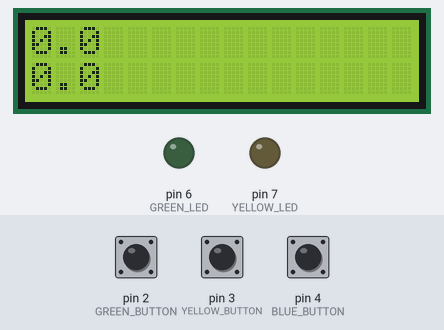
This sketch was run on a simulated Arduino Uno, built with avr-gcc and run on an emulated ATmega328P. Parts: 16×2 character LCD, output pins drawn as LEDs (lit = HIGH). Inputs (shaded band) come from the test bench; at power-on: pin 2 (GREEN_BUTTON) HIGH, pin 3 (YELLOW_BUTTON) HIGH, pin 4 (BLUE_BUTTON) HIGH.

Above: at 1.3 s.
1.4 s: pin 2 (GREEN_BUTTON) pulled LOW for 0.15 s
At 2.09 s:
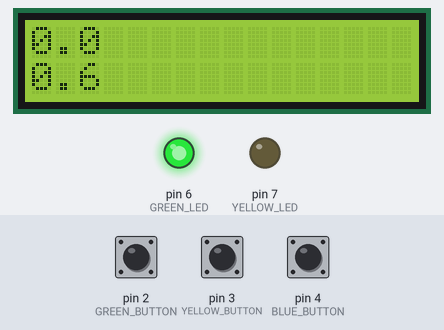
2.1 s: pin 3 (YELLOW_BUTTON) pulled LOW for 0.15 s
At 2.21 s:
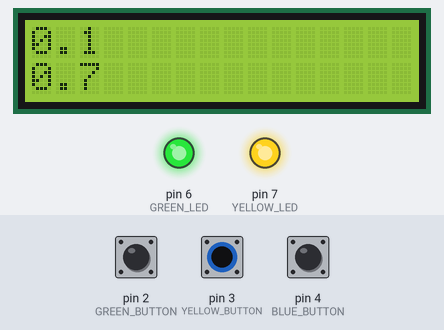
2.8 s: pin 2 (GREEN_BUTTON) pulled LOW for 1 s
At 2.91 s:
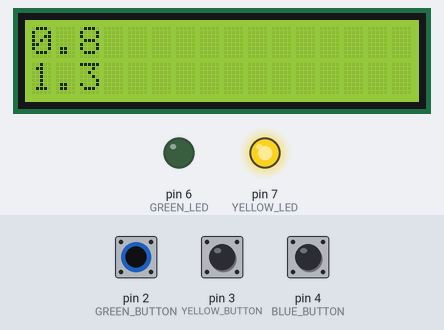
4.4 s: pin 4 (BLUE_BUTTON) pulled LOW for 0.15 s
At 5.1 s:
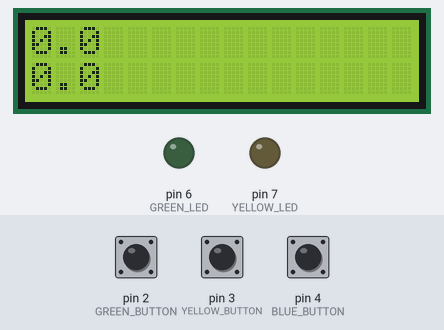
6.0 s: pin 3 (YELLOW_BUTTON) pulled LOW for 1 s
At 6.11 s:
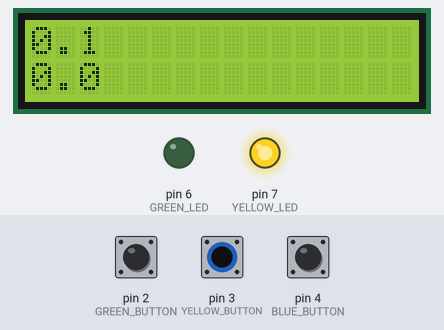
7.6 s: pin 4 (BLUE_BUTTON) pulled LOW for 1 s
At 7.63 s:
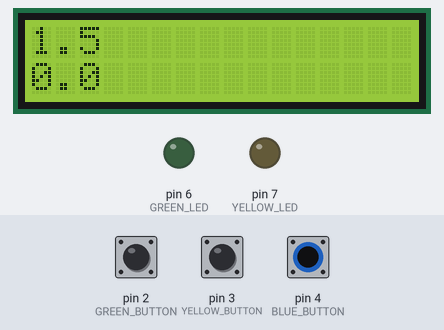
Timing chart, 0 to 10.6 s (numbered marks = the images above; inputs shaded):
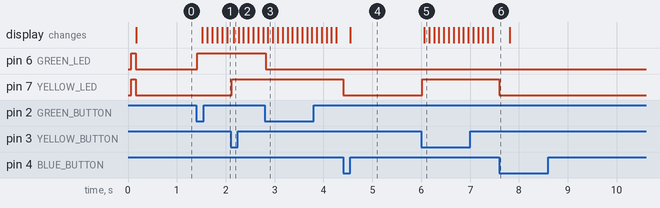

Measured:
- after the input at 1.4 s, pin 6 (GREEN_LED): LOW → HIGH at once; the display: first changes after 0.12 s (image 1 shows a later state)
- after the input at 2.1 s, pin 7 (YELLOW_LED): LOW → HIGH at once
- after the input at 2.8 s, pin 6 (GREEN_LED): HIGH → LOW at once
- after the input at 4.4 s, pin 7 (YELLOW_LED): HIGH → LOW at once
- after the input at 6.0 s, pin 7 (YELLOW_LED): LOW → HIGH at once; the display: changes after 0.06 s (image 5)
- after the input at 7.6 s, pin 7 (YELLOW_LED): HIGH → LOW at once

The sketch:

TwoTimersSFRs.ino
```cpp
#include <LiquidCrystal.h>

/***  LCD ***/
LiquidCrystal lcd(13, 12, 11, 10, 9, 8);
#define LINE_1 0
#define LINE_2 1

#define GREEN_BUTTON 2
#define YELLOW_BUTTON 3
#define BLUE_BUTTON 4

#define GREEN_LED 6
#define YELLOW_LED 7
//timer 2 for green use 0.001s

//prescaler timer1, legal values 0-65536
//1-----  1,600,000
//8-----  200,000
//64----  25,000
//256---  6250
//1024--  1562.5
//prescaler timer2, legal values 0-256
//8-----  2000
//32----- 500
//64----  250


// Counter and compare values
#define TIMER1_START  0
#define TIMER1_COMPARE  25000

// Counter and compare values
#define TIMER2_START  0
#define TIMER2_COMPARE  250

/*** Interrupt flags ***/
volatile int mainEventFlags = 0;
#define GREEN_BUTTON_FLAG 0x01
#define YELLOW_BUTTON_FLAG 0x02

unsigned long yellowTimerTenths = 0;
uint8_t isyellowTimerRunning = 0;

unsigned long greenTimerTenths = 0;
uint8_t isgreenTimerRunning = 0;

//unsigned long priorTimeMs = 0;

void setup() {
  Serial.begin(9600);
  lcd.begin(16, 2);

  pinMode(YELLOW_BUTTON, INPUT_PULLUP);
  pinMode(GREEN_BUTTON, INPUT_PULLUP);
  pinMode(BLUE_BUTTON, INPUT_PULLUP);

  attachInterrupt(digitalPinToInterrupt(GREEN_BUTTON), green_pushbutton_isr, FALLING);
  attachInterrupt(digitalPinToInterrupt(YELLOW_BUTTON), yellow_pushbutton_isr, FALLING);

  pinMode(GREEN_LED, OUTPUT);
  pinMode(YELLOW_LED, OUTPUT);


  //Timer 1 set up
  TCCR1A = 0;                   // Reset Timer1 Control Reg A
  TCCR1B &= ~_BV(CS12);          // Set to prescaler of 64
  TCCR1B |= _BV(CS11);
  TCCR1B |= _BV(CS10);
  TCNT1 = TIMER1_START;         // Reset Timer1 and set compare value
  OCR1A = TIMER1_COMPARE;
  TIMSK1 = _BV(OCIE1A);         // Enable Timer1 overflow interrupt


  //Timer 2 set up
  TCCR2A = 0;                   // Reset Timer2 Control Reg A
  TCCR2B |= _BV(CS22);          // Set to prescaler of 64
  TCCR2B &= ~_BV(CS21);
  TCCR2B &= ~_BV(CS20);
  TCNT2 = TIMER2_START;         // Reset Timer1 and set compare value
  OCR2A = TIMER2_COMPARE;
  TIMSK2 = _BV(OCIE2A);         // Enable Timer1 overflow interrupt

  sei();                        // Enable global interrupts

  digitalWrite(GREEN_LED, HIGH);
  digitalWrite(YELLOW_LED, HIGH);
  delay(100);
  digitalWrite(GREEN_LED, LOW);
  digitalWrite(YELLOW_LED, LOW);


}

void loop() {

  if (mainEventFlags & GREEN_BUTTON_FLAG) {
    delay(20);
    mainEventFlags &= ~GREEN_BUTTON_FLAG;
    if (!digitalRead(GREEN_BUTTON)) {
      // do stuff
      isgreenTimerRunning = !isgreenTimerRunning;
      digitalWrite(GREEN_LED, isgreenTimerRunning);
    }
  }
  if (mainEventFlags & YELLOW_BUTTON_FLAG) {
    delay(20);
    mainEventFlags &= ~YELLOW_BUTTON_FLAG;
    if (!digitalRead(YELLOW_BUTTON)) {
      // do stuff
      isyellowTimerRunning = !isyellowTimerRunning;
      digitalWrite(YELLOW_LED, isyellowTimerRunning);
    }
  }
  if (!digitalRead(BLUE_BUTTON)) {
    // do stuff
    digitalWrite(GREEN_LED, LOW);
    digitalWrite(YELLOW_LED, LOW);
    lcd.clear();
    isyellowTimerRunning = 0;
    yellowTimerTenths = 0;
    isgreenTimerRunning = 0;
    greenTimerTenths = 0;
  }

/*
  unsigned long currentTimeMs = millis();
  unsigned long elapsedTimeMs = currentTimeMs - priorTimeMs;
  priorTimeMs = currentTimeMs;
  if(isyellowTimerRunning){
    yellowTimerMs += elapsedTimeMs;

  }
  if(isgreenTimerRunning){
    greenTimerMs += elapsedTimeMs;

  }
  */
  updateLCD();
  //delay(10);
}


// Simple ISRs that set flags only
void green_pushbutton_isr() {
  mainEventFlags |= GREEN_BUTTON_FLAG;
}

void yellow_pushbutton_isr() {
  mainEventFlags |= YELLOW_BUTTON_FLAG;
}

void updateLCD(){
  lcd.setCursor(0,LINE_1);
  lcd.print(yellowTimerTenths / 10);
  lcd.print(".");
  lcd.print(yellowTimerTenths % 10);

  lcd.setCursor(0,LINE_2);
  lcd.print(greenTimerTenths / 1000);
  lcd.print(".");
  lcd.print(greenTimerTenths / 100 % 10);
}

ISR(TIMER1_COMPA_vect) {
  TCNT1 = TIMER1_START;
    if(isyellowTimerRunning){
    yellowTimerTenths++;

  }
}

ISR(TIMER2_COMPA_vect) {
  TCNT2 = TIMER2_START;
  if(isgreenTimerRunning){
    greenTimerTenths++;

  }
}
```
